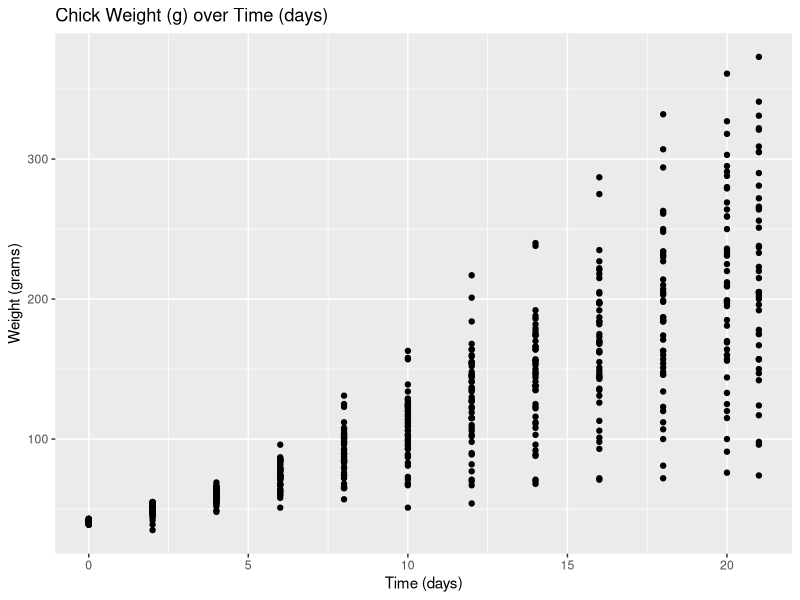
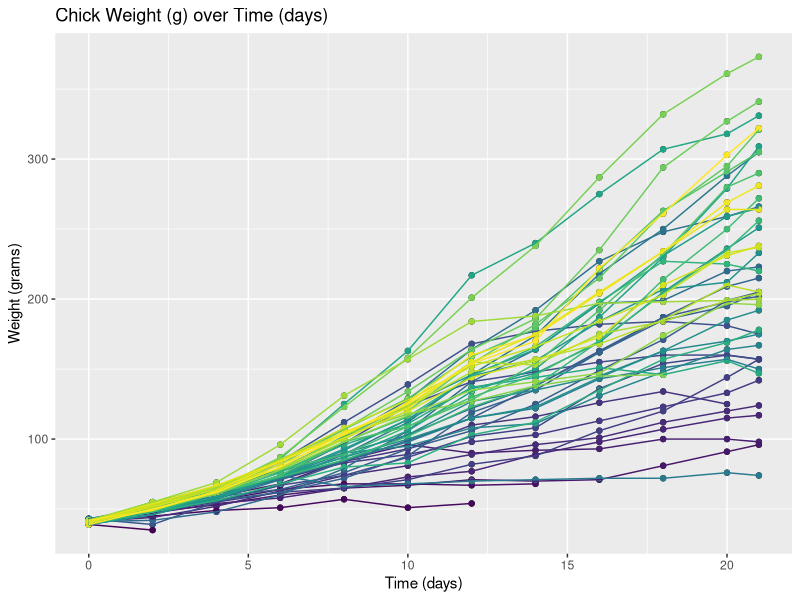
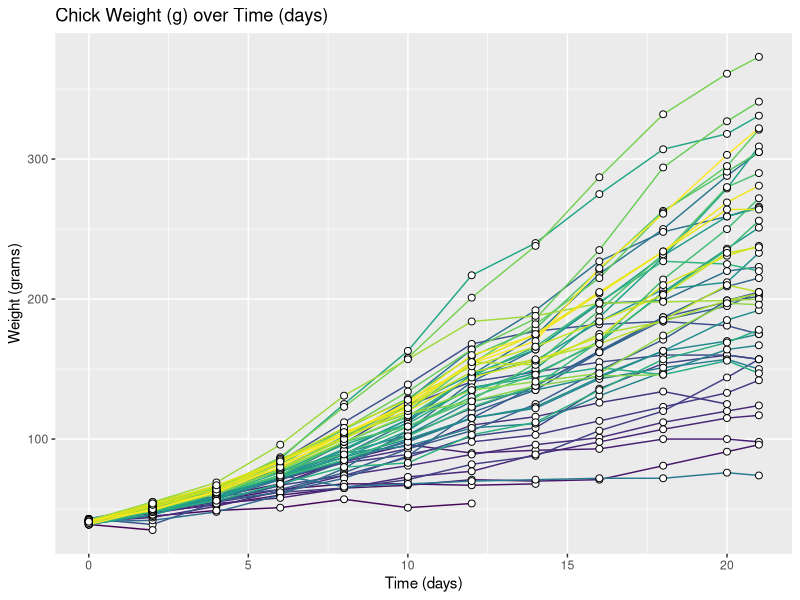
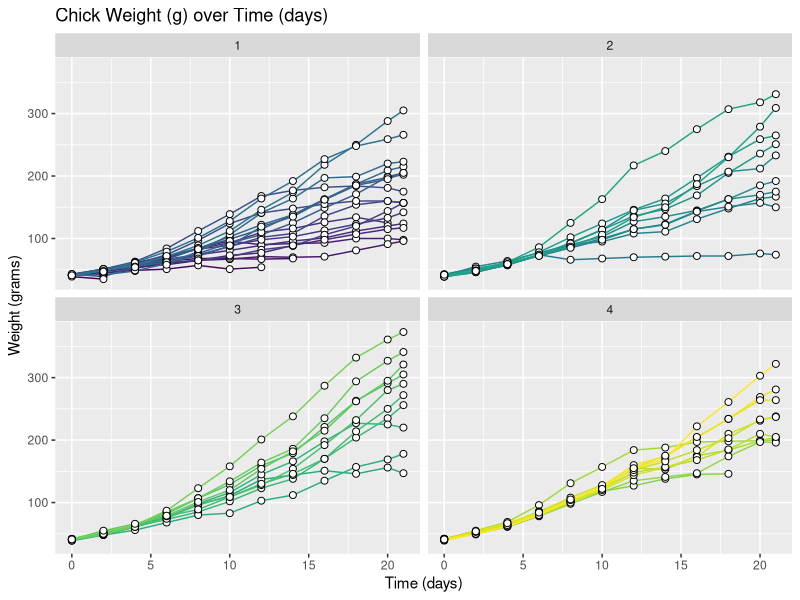
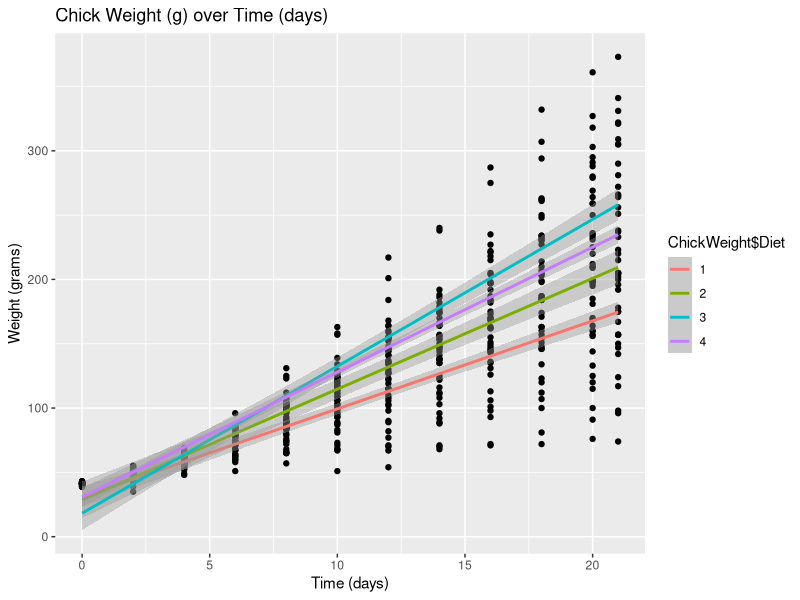
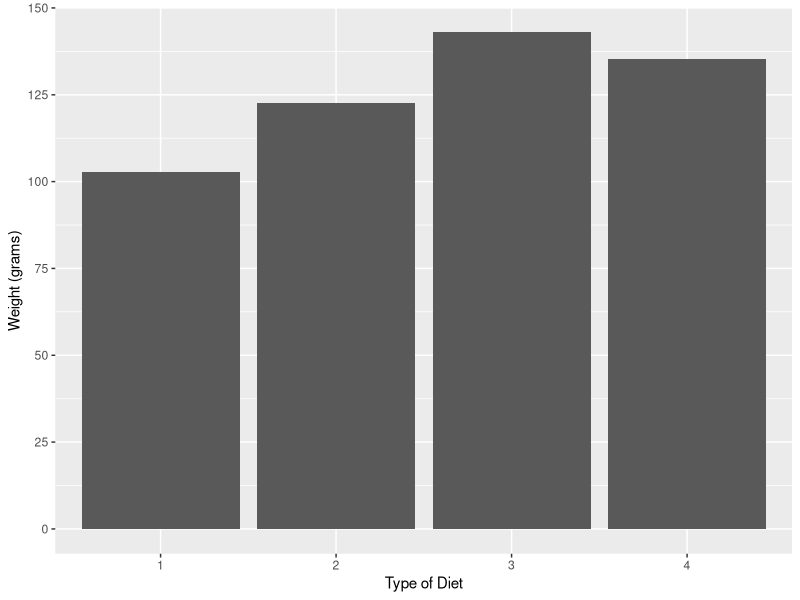
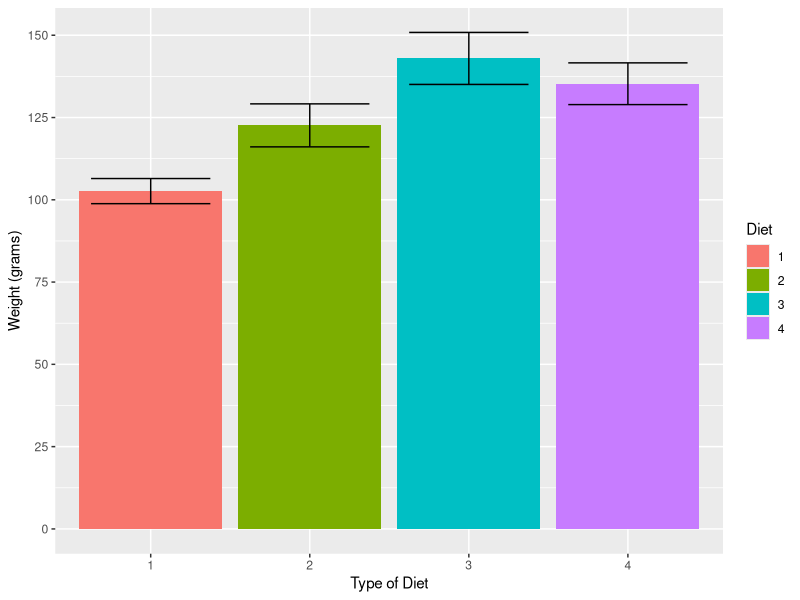
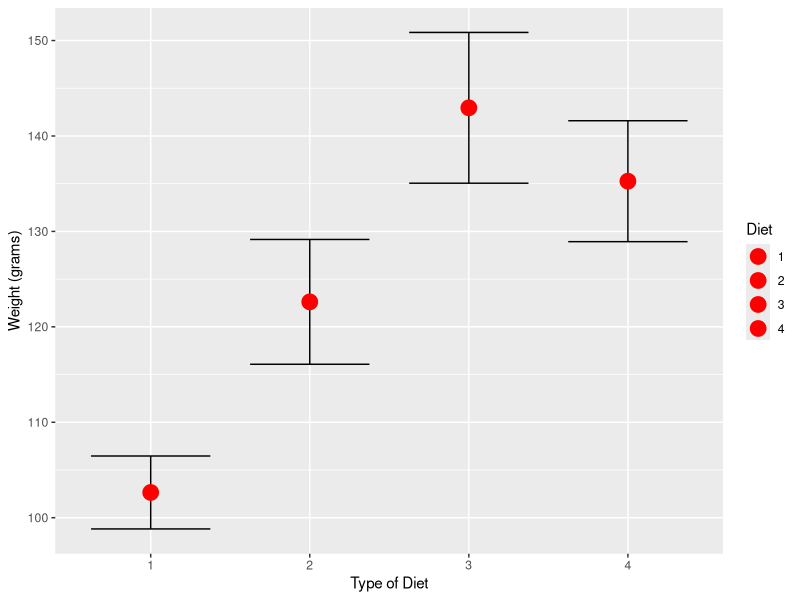

Recreate these plots in R, in order.
## ---- chunk 1
#DO NOT EDIT THIS CHUNK OR ANYTHING ABOVE IT!
knitr::opts_chunk$set(echo = TRUE, eval = TRUE, fig.align = "center", warning = F, message = F, tidy=T, tidy.opts=list(width.cutoff=50))
## ---- chunk 2
ChickWeight <- as.data.frame(ChickWeight)
head(ChickWeight,10)
## ---- chunk 3
nrow(unique(ChickWeight["Chick"]))
nrow(unique(ChickWeight["Time"]))
nrow(unique(ChickWeight["Diet"]))
table(ChickWeight[ChickWeight["Time"] == 0, ]$Diet)
## ---- chunk 4
library(ggplot2)
gg = ggplot(ChickWeight, aes(x = Time, y = weight)) + geom_point() + 
  labs(x = "Time (days)", y = "Weight (grams)", title = "Chick Weight (g) over Time (days)")
gg
## ---- chunk 5
gg = gg + geom_point(aes(color = Chick)) + 
  geom_line(aes(group = Chick, color = Chick)) + 
  theme(legend.position = "none")
gg
## ---- chunk 6
gg = gg + geom_point(shape = 21, size = 2, fill = "white")
gg
## ---- chunk 7
gg = gg + facet_wrap(ChickWeight$Diet , ChickWeight$Weight)
gg
summary(ChickWeight[ChickWeight$Diet == 1,]$weight)
summary(ChickWeight[ChickWeight$Diet == 2,]$weight)
summary(ChickWeight[ChickWeight$Diet == 3,]$weight)
summary(ChickWeight[ChickWeight$Diet == 4,]$weight)
## ---- chunk 8
gg2 = ggplot(ChickWeight, aes(x = Time, y = weight)) + geom_point() +
  labs(x = "Time (days)", y = "Weight (grams)", title = "Chick Weight (g) over Time (days)")
gg2 = gg2 + geom_smooth(aes(group = ChickWeight$Diet, color = ChickWeight$Diet), method = "lm", formula = y~x)
gg2
## ---- chunk 9
gg_bar = ggplot(ChickWeight, aes(x = ChickWeight$Diet, y = ChickWeight$weight)) + geom_bar(stat = "summary", fun = "mean") + scale_y_continuous(breaks = seq(0, 150, 25)) +
labs(x = "Type of Diet", y = "Weight (grams)")
gg_bar
## ---- chunk 10
gg_bar = ggplot(ChickWeight, aes(x = Diet, y = weight, fill = Diet)) + 
  geom_bar(stat = "summary", fun = "mean") + 
  scale_y_continuous(breaks = seq(0, 150, 25)) + 
  labs(x = "Type of Diet", y = "Weight (grams)") + 
  geom_errorbar(stat = "summary", width = 0.75, fun.data = mean_se)
gg_bar
## ---- chunk 11
gg_point = ggplot(ChickWeight, aes(x = Diet, y = weight, fill = Diet)) + 
  labs(x = "Type of Diet", y = "Weight (grams)") + 
  geom_errorbar(stat = "summary", width = 0.75, fun.data = mean_se) + 
  geom_point(size = 5, color = "red", stat = "summary", fun = "mean")
gg_point
## ---- chunk 12
gg_again = ggplot(ChickWeight, aes(x = Time, y = weight, color = Diet)) + geom_point() + geom_point(size = 4, stat = "summary", fun = "mean") + 
  stat_summary(fun.data = mean_se, colour = "red", size = 1) +
  labs(x = "Time (days)", y = "Weight (grams)", title = "Chick Weight (g) over Time (days)") 
gg_again
## ---- chunk 13
## DO NOT DELETE OR MODIFY THIS CHUNK: IT MUST BE PRESENT TO RECEIVE CREDIT FOR THE ASSIGNMENT
sessionInfo(); Sys.time(); Sys.info()
